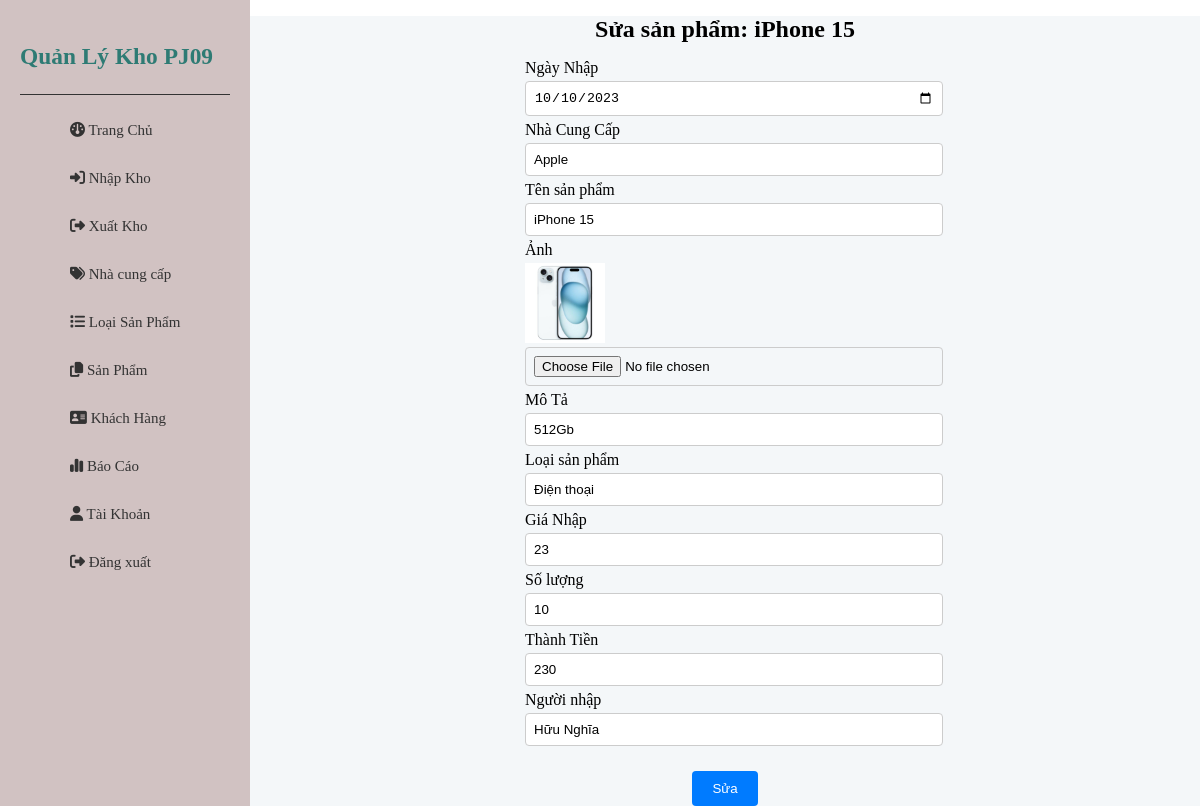
/SuaPhieuNhap.php?this_id=21, run on the app's committed database.
### tables this page shows
CREATE TABLE `phieunhap` (
  `id` int(11) NOT NULL,
  `ngay_nhap` date NOT NULL,
  `nha_cung_cap_sp` varchar(255) NOT NULL,
  `ten_sp` varchar(255) NOT NULL,
  `anh_sp` varchar(255) NOT NULL,
  `mota_sp` varchar(255) NOT NULL,
  `loai_sp` varchar(255) NOT NULL,
  `gia_nhap_sp` int(255) NOT NULL,
  `so_luong` int(255) NOT NULL,
  `tong_tien_hang` bigint(255) NOT NULL,
  `nguoi_nhap` varchar(255) NOT NULL
);

### SuaPhieuNhap.php (the view, shortened to what this page needs)
<!DOCTYPE html>
<html lang="en">
<head>
    <link rel="stylesheet" href="index.css">
    <link rel="stylesheet" href="ThemSanPham.css">
</head>
<body>
    <div class="sidebar">
        <div class="sidebar-header">
            <h3><a href="TrangChu.php">Quản Lý Kho PJ09</a></h3>
        </div>
        <div class="sidebar-content">
            <ul>
                <li><a href="TrangChu.php"><i class="fa-solid fa-gauge"></i> Trang Chủ</a></li>
                <li><a href="NhapKho.php"><i class="fa-solid fa-right-to-bracket"></i> Nhập Kho</a></li>
                <li><a href="XuatKho.php"><i class="fa-solid fa-right-from-bracket"></i> Xuất Kho</a></li>
                <li><a href="NhaCungCap.php"><i class="fa-solid fa-tags"></i> Nhà cung cấp</a></li>
                <li><a href="LoaiSanPham.php"><i class="fa-solid fa-list"></i> Loại Sản Phẩm</a></li>
                <li><a href="SanPham.php"><i class="fa-solid fa-copy"></i> Sản Phẩm</a></li>
                <li><a href="KhachHang.php"><i class="fa-solid fa-address-card"></i> Khách Hàng</a></li>
                <li><a href="BaoCao.php"><i class="fa-solid fa-chart-simple"></i> Báo Cáo</a></li>
                <li><a href="QuanLyTaiKhoan.php"><i class="fa-solid fa-user"></i> Tài Khoản</a></li>
                <li><a href="DangNhap.php"><i class="fa-solid fa-right-from-bracket"></i> Đăng xuất</a></li>
            </ul>
        </div>
    </div>
    <div class="content">
        <?php
        include("connect.php");
        $this_id = $_GET['this_id'];
        $sql = " SELECT * FROM phieunhap WHERE id= ".$this_id;
        $query = mysqli_query($conn, $sql);
        $row = mysqli_fetch_assoc($query);
        ?>
        <h1>Sửa sản phẩm: <?php echo $row['ten_sp'];?>
        </h1>
        <form method="post" enctype="multipart/form-data">
            <label>Ngày Nhập</label>
            <input type="date" name="NgayNhap" value="<?php echo $row['ngay_nhap'] ?>">
            <label>Nhà Cung Cấp</label>
            <input type="text" name="NhaCungCap" value="<?php echo $row['nha_cung_cap_sp'] ?>">
            <label>Tên sản phẩm</label>
            <input type="text" name="TenSP" value="<?php echo $row['ten_sp'] ?>">
            <label>Ảnh</label>
            <span> <img src="images/<?php echo $row['anh_sp']?>" alt="" width="80px" height="80px"></span>
            <input type="file" name="HinhAnh">
            <label>Mô Tả</label>
            <input type="text" name="MoTa" value="<?php echo $row['mota_sp'] ?>">
            <label>Loại sản phẩm</label>
            <input type="text" name="LoaiSP" value="<?php echo $row['loai_sp'] ?>">
            <label>Giá Nhập</label>
            <input type="number" name="GiaNhap" value="<?php echo $row['gia_nhap_sp'] ?>">
            <label>Số lượng</label>
            <input type="number" name="SoLuong" value="<?php echo $row['so_luong'] ?>" >
            <label>Thành Tiền</label>
            <input type="number" name="TienNhapHang" value="<?php echo $row['tong_tien_hang'] ?>">
            <label>Người nhập</label>
            <input type="text" name="NguoiNhap" value="<?php echo $row['nguoi_nhap'] ?>">
            <div class="Gui">
                <button id=submit name="btn">Sửa</button>
            </div>
        </form>
    </div>
</body>
</html>

### index.css (style rules this page uses)
body { margin: 0; }
.sidebar { width:250px; background-color:#d1c2c2; padding: 20px; box-sizing: border-box; position: fixed; height: 100%; top: 0; }
.sidebar-header { font-size: 20px; font-weight: bold; margin-bottom: 10px; border-bottom: 1px solid #333; }
.sidebar-header h3 a { text-decoration: none; color:#2e7b74; }
.sidebar-content ul { list-style: none; }
.sidebar-content li { margin-bottom: 15px; }
.sidebar-content li { width: 100%; border: none; background: none; }
.sidebar-content a { text-decoration: none; color: #333; font-size: 15px; }
.sidebar-content li { margin-bottom: 10px; width: 100%; }
.sidebar-content li { width: 100%; padding: 10px; text-align: left; }
.content { margin-left: 250px; box-sizing: border-box; background-color: #f4f7f9 ; height:100%; }
h1 { font-size: 24px; text-align: center; }

### ThemSanPham.css (style rules this page uses)
form { max-width: 400px; margin: 0 auto; }
label { display: block; margin-bottom: 4px; }
input { width: 100%; padding: 8px; margin-bottom: 5px; border: 1px solid #ccc; border-radius: 4px; }
.Gui { margin-top: 20px; text-align: center; }
button { padding: 10px 20px; background-color: #007BFF; color: #fff; border: none; border-radius: 4px; cursor: pointer; }

### data on the page
phieunhap: ten_sp "iPhone 15", NgayNhap "10/10/2023", NhaCungCap "Apple", TenSP "iPhone 15", anh_sp (picture), MoTa "512Gb", LoaiSP "Điện thoại", GiaNhap "23", SoLuong "10", TienNhapHang "230", NguoiNhap "Hữu Nghĩa"
